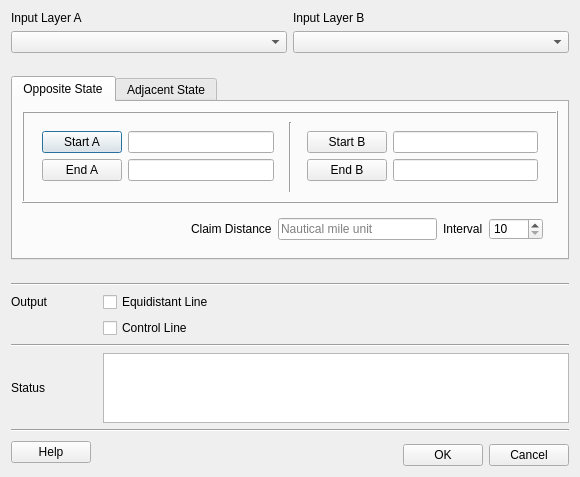
<?xml version="1.0" encoding="UTF-8"?>
<ui version="4.0">
 <class>EquiDistDialog</class>
 <widget class="QDialog" name="EquiDistDialog">
  <property name="geometry">
   <rect>
    <x>0</x>
    <y>0</y>
    <width>580</width>
    <height>452</height>
   </rect>
  </property>
  <property name="windowTitle">
   <string>Dialog</string>
  </property>
  <layout class="QGridLayout" name="gridLayout_4">
   <item row="0" column="0" colspan="6">
    <layout class="QGridLayout" name="gridLayout">
     <item row="0" column="0">
      <widget class="QLabel" name="labelB_2">
       <property name="text">
        <string>Input Layer A</string>
       </property>
      </widget>
     </item>
     <item row="0" column="1">
      <widget class="QLabel" name="labelB">
       <property name="text">
        <string>Input Layer B</string>
       </property>
      </widget>
     </item>
     <item row="1" column="0">
      <widget class="QComboBox" name="inputLayerA"/>
     </item>
     <item row="1" column="1">
      <widget class="QComboBox" name="inputLayerB"/>
     </item>
    </layout>
   </item>
   <item row="2" column="0" colspan="6">
    <widget class="QTabWidget" name="tabWidget">
     <property name="tabPosition">
      <enum>QTabWidget::North</enum>
     </property>
     <property name="tabShape">
      <enum>QTabWidget::Rounded</enum>
     </property>
     <property name="currentIndex">
      <number>0</number>
     </property>
     <widget class="QWidget" name="opposite">
      <attribute name="title">
       <string>Opposite State</string>
      </attribute>
      <layout class="QGridLayout" name="gridLayout_5">
       <item row="0" column="0" colspan="2">
        <widget class="QFrame" name="frame_8">
         <property name="frameShape">
          <enum>QFrame::Box</enum>
         </property>
         <property name="frameShadow">
          <enum>QFrame::Raised</enum>
         </property>
         <layout class="QGridLayout" name="gridLayout_9">
          <item row="0" column="1">
           <widget class="Line" name="line">
            <property name="orientation">
             <enum>Qt::Vertical</enum>
            </property>
           </widget>
          </item>
          <item row="0" column="0">
           <widget class="QFrame" name="frame">
            <property name="frameShape">
             <enum>QFrame::NoFrame</enum>
            </property>
            <property name="frameShadow">
             <enum>QFrame::Raised</enum>
            </property>
            <layout class="QGridLayout" name="gridLayout_3">
             <item row="0" column="0">
              <layout class="QHBoxLayout" name="horizontalLayout_3">
               <item>
                <widget class="QPushButton" name="opp_btnStartA">
                 <property name="sizePolicy">
                  <sizepolicy hsizetype="Fixed" vsizetype="Fixed">
                   <horstretch>0</horstretch>
                   <verstretch>0</verstretch>
                  </sizepolicy>
                 </property>
                 <property name="text">
                  <string>Start A</string>
                 </property>
                </widget>
               </item>
               <item>
                <widget class="QLineEdit" name="lineEdit_sa">
                 <property name="sizePolicy">
                  <sizepolicy hsizetype="MinimumExpanding" vsizetype="Fixed">
                   <horstretch>0</horstretch>
                   <verstretch>0</verstretch>
                  </sizepolicy>
                 </property>
                </widget>
               </item>
              </layout>
             </item>
             <item row="1" column="0">
              <layout class="QHBoxLayout" name="horizontalLayout_4">
               <item>
                <widget class="QPushButton" name="opp_btnEndA">
                 <property name="sizePolicy">
                  <sizepolicy hsizetype="Fixed" vsizetype="Fixed">
                   <horstretch>0</horstretch>
                   <verstretch>0</verstretch>
                  </sizepolicy>
                 </property>
                 <property name="text">
                  <string>End A</string>
                 </property>
                </widget>
               </item>
               <item>
                <widget class="QLineEdit" name="lineEdit_ea">
                 <property name="sizePolicy">
                  <sizepolicy hsizetype="MinimumExpanding" vsizetype="Fixed">
                   <horstretch>0</horstretch>
                   <verstretch>0</verstretch>
                  </sizepolicy>
                 </property>
                </widget>
               </item>
              </layout>
             </item>
            </layout>
           </widget>
          </item>
          <item row="0" column="2">
           <widget class="QFrame" name="frame_2">
            <property name="frameShape">
             <enum>QFrame::NoFrame</enum>
            </property>
            <property name="frameShadow">
             <enum>QFrame::Raised</enum>
            </property>
            <layout class="QGridLayout" name="gridLayout_2">
             <item row="0" column="0">
              <layout class="QHBoxLayout" name="horizontalLayout_5">
               <item>
                <widget class="QPushButton" name="opp_btnStartB">
                 <property name="sizePolicy">
                  <sizepolicy hsizetype="Fixed" vsizetype="Fixed">
                   <horstretch>0</horstretch>
                   <verstretch>0</verstretch>
                  </sizepolicy>
                 </property>
                 <property name="text">
                  <string>Start B</string>
                 </property>
                </widget>
               </item>
               <item>
                <widget class="QLineEdit" name="lineEdit_sb">
                 <property name="sizePolicy">
                  <sizepolicy hsizetype="MinimumExpanding" vsizetype="Fixed">
                   <horstretch>0</horstretch>
                   <verstretch>0</verstretch>
                  </sizepolicy>
                 </property>
                </widget>
               </item>
              </layout>
             </item>
             <item row="1" column="0">
              <layout class="QHBoxLayout" name="horizontalLayout_6">
               <item>
                <widget class="QPushButton" name="opp_btnEndB">
                 <property name="sizePolicy">
                  <sizepolicy hsizetype="Fixed" vsizetype="Fixed">
                   <horstretch>0</horstretch>
                   <verstretch>0</verstretch>
                  </sizepolicy>
                 </property>
                 <property name="text">
                  <string>End B</string>
                 </property>
                </widget>
               </item>
               <item>
                <widget class="QLineEdit" name="lineEdit_eb">
                 <property name="sizePolicy">
                  <sizepolicy hsizetype="MinimumExpanding" vsizetype="Fixed">
                   <horstretch>0</horstretch>
                   <verstretch>0</verstretch>
                  </sizepolicy>
                 </property>
                </widget>
               </item>
              </layout>
             </item>
            </layout>
           </widget>
          </item>
         </layout>
        </widget>
       </item>
       <item row="1" column="0">
        <widget class="QFrame" name="frame_11">
         <property name="maximumSize">
          <size>
           <width>16777215</width>
           <height>40</height>
          </size>
         </property>
         <property name="frameShape">
          <enum>QFrame::NoFrame</enum>
         </property>
         <property name="frameShadow">
          <enum>QFrame::Raised</enum>
         </property>
         <layout class="QGridLayout" name="gridLayout_13">
          <item row="0" column="1">
           <widget class="QLabel" name="labelB_4">
            <property name="text">
             <string>Claim Distance</string>
            </property>
           </widget>
          </item>
          <item row="0" column="2">
           <widget class="QLineEdit" name="opp_claim_dist">
            <property name="sizePolicy">
             <sizepolicy hsizetype="MinimumExpanding" vsizetype="Fixed">
              <horstretch>0</horstretch>
              <verstretch>0</verstretch>
             </sizepolicy>
            </property>
            <property name="placeholderText">
             <string>Nautical mile unit</string>
            </property>
           </widget>
          </item>
          <item row="0" column="3">
           <layout class="QHBoxLayout" name="horizontalLayout_9">
            <item>
             <widget class="QLabel" name="label_6">
              <property name="text">
               <string>Interval</string>
              </property>
             </widget>
            </item>
            <item>
             <widget class="QSpinBox" name="opp_intv">
              <property name="minimum">
               <number>10</number>
              </property>
              <property name="maximum">
               <number>1000</number>
              </property>
              <property name="singleStep">
               <number>5</number>
              </property>
             </widget>
            </item>
           </layout>
          </item>
          <item row="0" column="0">
           <spacer name="horizontalSpacer_6">
            <property name="orientation">
             <enum>Qt::Horizontal</enum>
            </property>
            <property name="sizeHint" stdset="0">
             <size>
              <width>40</width>
              <height>20</height>
             </size>
            </property>
           </spacer>
          </item>
         </layout>
        </widget>
       </item>
      </layout>
     </widget>
     <widget class="QWidget" name="adjacent">
      <attribute name="title">
       <string>Adjacent State</string>
      </attribute>
      <layout class="QGridLayout" name="gridLayout_11">
       <item row="0" column="0" colspan="2">
        <widget class="QFrame" name="frame_10">
         <property name="frameShape">
          <enum>QFrame::Box</enum>
         </property>
         <property name="frameShadow">
          <enum>QFrame::Raised</enum>
         </property>
         <layout class="QHBoxLayout" name="horizontalLayout_11">
          <item>
           <widget class="QFrame" name="frame_3">
            <property name="frameShape">
             <enum>QFrame::NoFrame</enum>
            </property>
            <property name="frameShadow">
             <enum>QFrame::Raised</enum>
            </property>
            <layout class="QGridLayout" name="gridLayout_6">
             <item row="0" column="0">
              <layout class="QHBoxLayout" name="horizontalLayout_7">
               <item>
                <widget class="QPushButton" name="adj_btnStartA">
                 <property name="sizePolicy">
                  <sizepolicy hsizetype="Fixed" vsizetype="Fixed">
                   <horstretch>0</horstretch>
                   <verstretch>0</verstretch>
                  </sizepolicy>
                 </property>
                 <property name="text">
                  <string>Start A</string>
                 </property>
                </widget>
               </item>
               <item>
                <widget class="QLineEdit" name="adj_lineEditA">
                 <property name="sizePolicy">
                  <sizepolicy hsizetype="MinimumExpanding" vsizetype="Fixed">
                   <horstretch>0</horstretch>
                   <verstretch>0</verstretch>
                  </sizepolicy>
                 </property>
                </widget>
               </item>
              </layout>
             </item>
            </layout>
           </widget>
          </item>
          <item>
           <widget class="Line" name="line_3">
            <property name="orientation">
             <enum>Qt::Vertical</enum>
            </property>
           </widget>
          </item>
          <item>
           <widget class="QFrame" name="frame_5">
            <property name="frameShape">
             <enum>QFrame::NoFrame</enum>
            </property>
            <property name="frameShadow">
             <enum>QFrame::Raised</enum>
            </property>
            <layout class="QGridLayout" name="gridLayout_7">
             <item row="0" column="0">
              <layout class="QHBoxLayout" name="horizontalLayout_8">
               <item>
                <widget class="QPushButton" name="adj_btnStartB">
                 <property name="sizePolicy">
                  <sizepolicy hsizetype="Fixed" vsizetype="Fixed">
                   <horstretch>0</horstretch>
                   <verstretch>0</verstretch>
                  </sizepolicy>
                 </property>
                 <property name="text">
                  <string>Start B</string>
                 </property>
                </widget>
               </item>
               <item>
                <widget class="QLineEdit" name="adj_lineEditB">
                 <property name="sizePolicy">
                  <sizepolicy hsizetype="MinimumExpanding" vsizetype="Fixed">
                   <horstretch>0</horstretch>
                   <verstretch>0</verstretch>
                  </sizepolicy>
                 </property>
                </widget>
               </item>
              </layout>
             </item>
            </layout>
           </widget>
          </item>
         </layout>
        </widget>
       </item>
       <item row="1" column="0">
        <widget class="QFrame" name="frame_9">
         <property name="maximumSize">
          <size>
           <width>16777215</width>
           <height>40</height>
          </size>
         </property>
         <property name="frameShape">
          <enum>QFrame::NoFrame</enum>
         </property>
         <property name="frameShadow">
          <enum>QFrame::Raised</enum>
         </property>
         <layout class="QGridLayout" name="gridLayout_10">
          <item row="0" column="1">
           <widget class="QLabel" name="labelB_3">
            <property name="text">
             <string>Claim Distance</string>
            </property>
           </widget>
          </item>
          <item row="0" column="2">
           <widget class="QLineEdit" name="adj_claim_dist">
            <property name="sizePolicy">
             <sizepolicy hsizetype="MinimumExpanding" vsizetype="Fixed">
              <horstretch>0</horstretch>
              <verstretch>0</verstretch>
             </sizepolicy>
            </property>
            <property name="placeholderText">
             <string>Nautical mile unit</string>
            </property>
           </widget>
          </item>
          <item row="0" column="3">
           <layout class="QHBoxLayout" name="horizontalLayout_2">
            <item>
             <widget class="QLabel" name="label_4">
              <property name="text">
               <string>Interval</string>
              </property>
             </widget>
            </item>
            <item>
             <widget class="QSpinBox" name="adj_intv">
              <property name="minimum">
               <number>10</number>
              </property>
              <property name="maximum">
               <number>1000</number>
              </property>
              <property name="singleStep">
               <number>5</number>
              </property>
             </widget>
            </item>
           </layout>
          </item>
          <item row="0" column="0">
           <spacer name="horizontalSpacer_3">
            <property name="orientation">
             <enum>Qt::Horizontal</enum>
            </property>
            <property name="sizeHint" stdset="0">
             <size>
              <width>40</width>
              <height>20</height>
             </size>
            </property>
           </spacer>
          </item>
         </layout>
        </widget>
       </item>
      </layout>
     </widget>
    </widget>
   </item>
   <item row="8" column="0">
    <widget class="QLabel" name="label_7">
     <property name="text">
      <string>Output</string>
     </property>
    </widget>
   </item>
   <item row="10" column="0" colspan="6">
    <widget class="Line" name="line_4">
     <property name="orientation">
      <enum>Qt::Horizontal</enum>
     </property>
    </widget>
   </item>
   <item row="11" column="0">
    <widget class="QLabel" name="labStatus">
     <property name="text">
      <string>Status</string>
     </property>
    </widget>
   </item>
   <item row="11" column="1" colspan="5">
    <widget class="QTextBrowser" name="textBrowser">
     <property name="maximumSize">
      <size>
       <width>16777215</width>
       <height>100</height>
      </size>
     </property>
    </widget>
   </item>
   <item row="12" column="0" colspan="6">
    <widget class="Line" name="line_5">
     <property name="orientation">
      <enum>Qt::Horizontal</enum>
     </property>
    </widget>
   </item>
   <item row="14" column="5">
    <widget class="QPushButton" name="btnCancel">
     <property name="maximumSize">
      <size>
       <width>80</width>
       <height>16777215</height>
      </size>
     </property>
     <property name="text">
      <string>Cancel</string>
     </property>
    </widget>
   </item>
   <item row="13" column="0" rowspan="2" colspan="2">
    <widget class="QPushButton" name="btnHelp">
     <property name="maximumSize">
      <size>
       <width>80</width>
       <height>16777215</height>
      </size>
     </property>
     <property name="text">
      <string>Help</string>
     </property>
    </widget>
   </item>
   <item row="14" column="4">
    <widget class="QPushButton" name="btnOk">
     <property name="maximumSize">
      <size>
       <width>80</width>
       <height>16777215</height>
      </size>
     </property>
     <property name="text">
      <string>OK</string>
     </property>
    </widget>
   </item>
   <item row="8" column="1">
    <widget class="QCheckBox" name="checkBox_eLine">
     <property name="text">
      <string>Equidistant Line</string>
     </property>
    </widget>
   </item>
   <item row="9" column="1">
    <widget class="QCheckBox" name="checkBox_cLine">
     <property name="text">
      <string>Control Line</string>
     </property>
    </widget>
   </item>
   <item row="13" column="2" rowspan="2" colspan="2">
    <spacer name="horizontalSpacer">
     <property name="orientation">
      <enum>Qt::Horizontal</enum>
     </property>
     <property name="sizeHint" stdset="0">
      <size>
       <width>49</width>
       <height>20</height>
      </size>
     </property>
    </spacer>
   </item>
   <item row="1" column="0">
    <widget class="QLabel" name="lab_status_1">
     <property name="font">
      <font>
       <pointsize>7</pointsize>
      </font>
     </property>
     <property name="text">
      <string> </string>
     </property>
    </widget>
   </item>
   <item row="6" column="0">
    <widget class="QLabel" name="lab_status_2">
     <property name="font">
      <font>
       <pointsize>7</pointsize>
      </font>
     </property>
     <property name="text">
      <string> </string>
     </property>
    </widget>
   </item>
   <item row="7" column="0" colspan="6">
    <widget class="Line" name="line_2">
     <property name="orientation">
      <enum>Qt::Horizontal</enum>
     </property>
    </widget>
   </item>
  </layout>
 </widget>
 <resources/>
 <connections/>
</ui>
